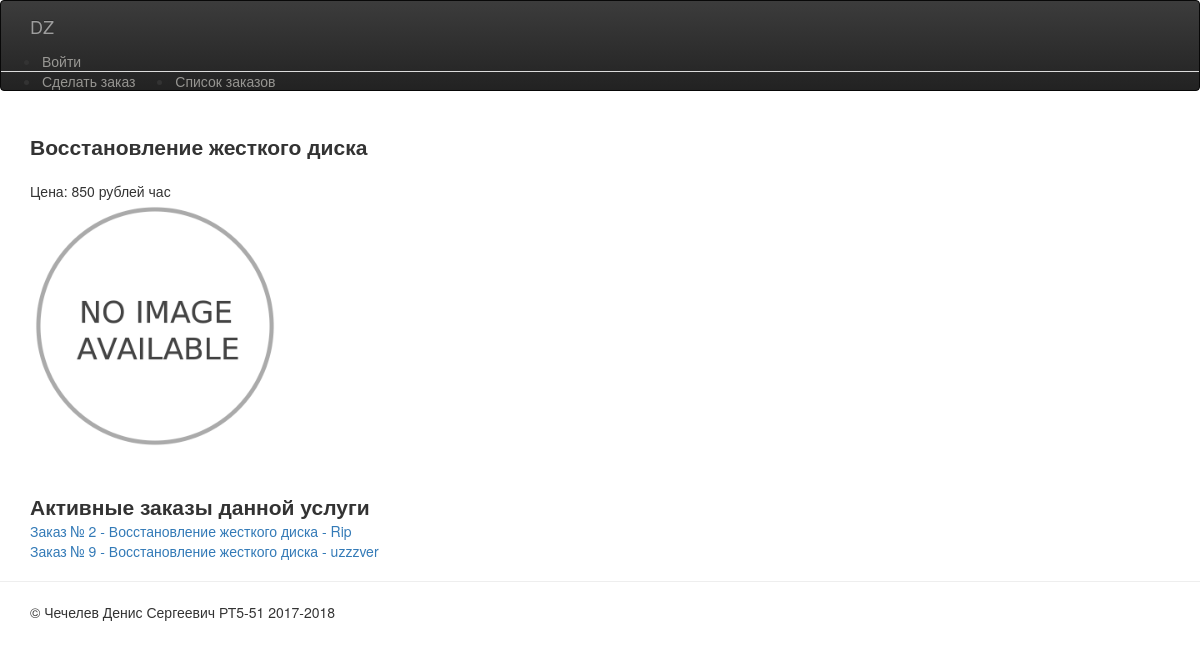
Page /service/80 on the committed database.
### loginsys/models.py (models this page shows)
class Service(models.Model):
    id = models.AutoField(primary_key=True)
    title = models.TextField(max_length=30)
    users = models.ManyToManyField(User, through='UserService')
    price = models.IntegerField(default=500)
    picture = models.ImageField(default='order/images/333.png', upload_to='order/images')
    def __str__(self):
        return self.title

class UserService(models.Model):
    id = models.AutoField(primary_key=True)
    user = models.ForeignKey(User, on_delete=models.CASCADE)
    service = models.ForeignKey(Service, on_delete=models.CASCADE)
    description = models.CharField(max_length=255, default="no desc")
    desc_picture = models.ImageField(default='order/images/333.png', upload_to='order/images')

### Lab5_App/views.py (the view)
# urls.py: url(r'^service/(?P<id>\d+)', service_info, name='service_url'),
def service_info(request, id):
    service = Service.objects.filter(id=id)
    service = service.first()
    orders = UserService.objects.filter(service=id)
    return render(request, 'service.html', locals())

### templates/service.html (shortened to what this page needs)
{% extends 'base.html' %}
                {% block body %}
                    <form action="" method="post">
                                 <div style="font-weight: 600; font-size: 150%" >{{ service.title }}</div>
                                 <br>
                                     Цена: {{ service.price }} рублей час<br>
                                    {% if service.picture %}
                                    <img class="img-service" src="{{ service.picture.url }}" width="250" height="250">
                                    {% endif %}<br><br><br>
                                 <div style="font-weight: 600; font-size: 150%" >Активные заказы данной услуги</div>
                                {% for order in orders %}
                                    <a href="/allorders/{{ order.id }}" class="course-element">
                                        <span class="service-title">Заказ № {{ order.id }} - {{ order.service }} - {{ order.user }}</span><br>
                                    </a>
                                {% endfor %}
                          </form>
                {% endblock %}

### rows in the picture
Service: title "Восстановление жесткого диска", price "850", picture (picture)
UserService: id "2", service "Восстановление жесткого диска", user "Rip"
UserService: id "9", service "Восстановление жесткого диска", user "uzzzver"
